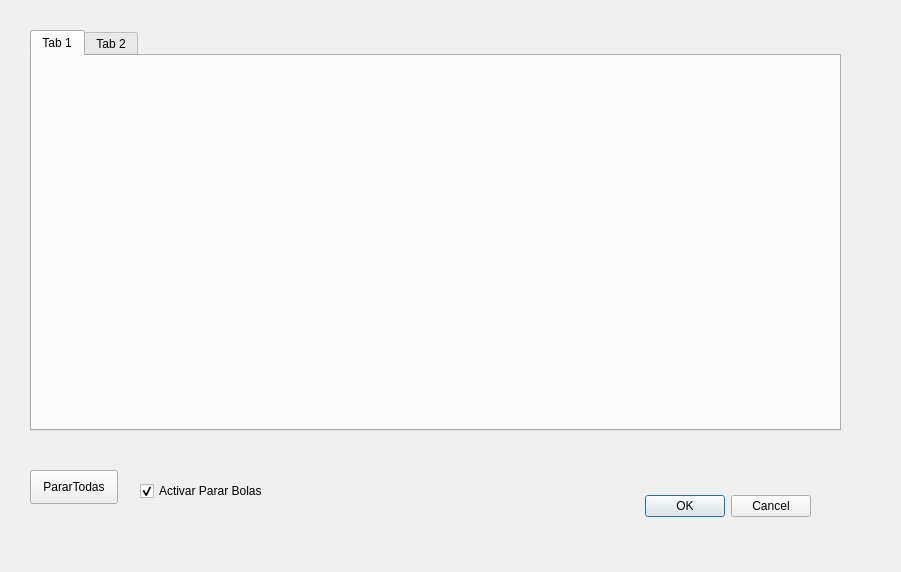
<?xml version="1.0" encoding="UTF-8"?>
<ui version="4.0">
 <class>DConfiguracionBolas</class>
 <widget class="QDialog" name="DConfiguracionBolas">
  <property name="geometry">
   <rect>
    <x>0</x>
    <y>0</y>
    <width>901</width>
    <height>572</height>
   </rect>
  </property>
  <property name="windowTitle">
   <string>Dialog</string>
  </property>
  <widget class="QDialogButtonBox" name="buttonBox">
   <property name="geometry">
    <rect>
     <x>470</x>
     <y>490</y>
     <width>341</width>
     <height>32</height>
    </rect>
   </property>
   <property name="orientation">
    <enum>Qt::Horizontal</enum>
   </property>
   <property name="standardButtons">
    <set>QDialogButtonBox::Cancel|QDialogButtonBox::Ok</set>
   </property>
  </widget>
  <widget class="QTabWidget" name="tabWidget">
   <property name="geometry">
    <rect>
     <x>30</x>
     <y>30</y>
     <width>811</width>
     <height>401</height>
    </rect>
   </property>
   <widget class="QWidget" name="tab">
    <attribute name="title">
     <string>Tab 1</string>
    </attribute>
   </widget>
   <widget class="QWidget" name="tab_2">
    <attribute name="title">
     <string>Tab 2</string>
    </attribute>
   </widget>
  </widget>
  <widget class="QPushButton" name="bPararTodas">
   <property name="geometry">
    <rect>
     <x>30</x>
     <y>470</y>
     <width>88</width>
     <height>34</height>
    </rect>
   </property>
   <property name="text">
    <string>PararTodas</string>
   </property>
  </widget>
  <widget class="QCheckBox" name="chActivoParar">
   <property name="geometry">
    <rect>
     <x>140</x>
     <y>480</y>
     <width>171</width>
     <height>22</height>
    </rect>
   </property>
   <property name="text">
    <string>Activar Parar Bolas</string>
   </property>
   <property name="checked">
    <bool>true</bool>
   </property>
  </widget>
 </widget>
 <resources/>
 <connections>
  <connection>
   <sender>buttonBox</sender>
   <signal>accepted()</signal>
   <receiver>DConfiguracionBolas</receiver>
   <slot>accept()</slot>
   <hints>
    <hint type="sourcelabel">
     <x>248</x>
     <y>254</y>
    </hint>
    <hint type="destinationlabel">
     <x>157</x>
     <y>274</y>
    </hint>
   </hints>
  </connection>
  <connection>
   <sender>buttonBox</sender>
   <signal>rejected()</signal>
   <receiver>DConfiguracionBolas</receiver>
   <slot>reject()</slot>
   <hints>
    <hint type="sourcelabel">
     <x>316</x>
     <y>260</y>
    </hint>
    <hint type="destinationlabel">
     <x>286</x>
     <y>274</y>
    </hint>
   </hints>
  </connection>
 </connections>
</ui>
